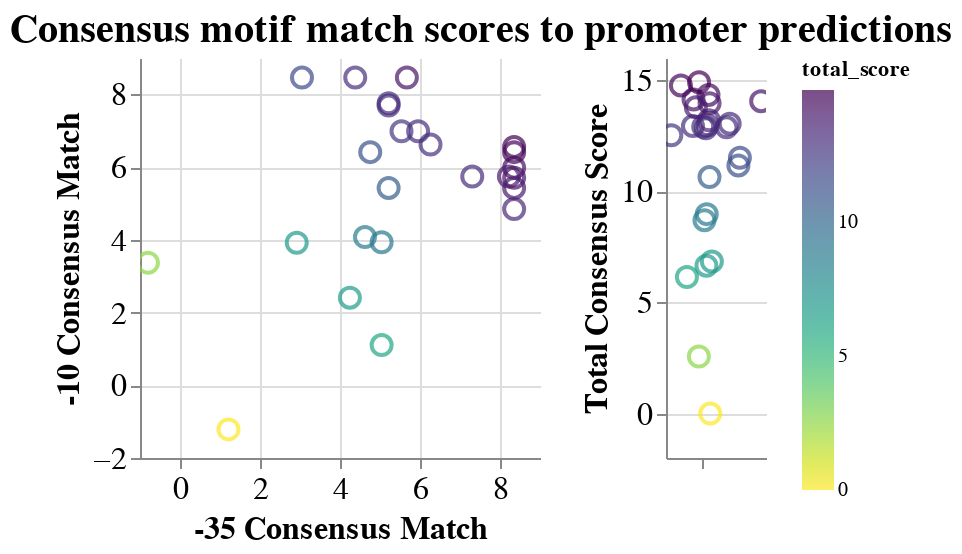

The code cell stored with this chart in its notebook:
### Code cell
combo

### Figure 1 — Vega-Lite specification as saved in the notebook (floating-point values rounded to 4 significant figures)
{"config": {"view": {"continuousWidth": 400, "continuousHeight": 300, "stroke": null}, "axis": {"labelFontSize": 16, "titleFontSize": 16}, "title": {"anchor": "middle", "fontSize": 20}}, "hconcat": [{"mark": "point", "encoding": {"color": {"type": "quantitative", "field": "total_score", "scale": {"scheme": "viridis"}, "sort": "descending"}, "size": {"value": 100}, "tooltip": [{"type": "nominal", "field": "desc"}, {"type": "nominal", "field": "hex1"}, {"type": "nominal", "field": "hex2"}, {"type": "quantitative", "field": "total_score"}], "x": {"type": "quantitative", "axis": {"title": "-35 Consensus Match"}, "field": "hex1_score"}, "y": {"type": "quantitative", "axis": {"title": "-10 Consensus Match"}, "field": "hex2_score"}}, "height": 200, "selection": {"selector001": {"type": "interval", "bind": "scales", "encodings": ["x", "y"]}}, "width": 200}, {"mark": "point", "encoding": {"color": {"type": "quantitative", "field": "total_score", "scale": {"scheme": "viridis"}, "sort": "descending"}, "size": {"value": 100}, "tooltip": [{"type": "nominal", "field": "desc"}, {"type": "nominal", "field": "hex1"}, {"type": "nominal", "field": "hex2"}, {"type": "quantitative", "field": "total_score"}], "x": {"type": "quantitative", "axis": {"grid": false, "labels": false, "ticks": true, "values": [0]}, "field": "jitter", "scale": {}, "title": null}, "y": {"type": "quantitative", "axis": {"title": "Total Consensus Score"}, "field": "total_score"}}, "height": 200, "selection": {"selector002": {"type": "interval", "bind": "scales", "encodings": ["x", "y"]}}, "transform": [{"calculate": "sqrt(-2*log(random()))*cos(2*PI*random())", "as": "jitter"}], "width": 50}], "data": {"name": "data-2a594d1cd6d8f25bebde6b23cfae1a8f"}, "title": "Consensus motif match scores to promoter predictions", "$schema": "https://vega.github.io/schema/vega-lite/v4.0.2.json", "datasets": {"data-2a594d1cd6d8f25bebde6b23cfae1a8f": [{"locus_tag": "EQU24_RS02895", "desc": "EQU24_RS02895||exosortase system-associated protein, TIGR04073 family", "motif_block": "TTGACAACATTCAACCTTTAGGCTATTGT", "hex1": "TTGACA", "hex1_score": 8.353, "hex2": "TATTGT", "hex2_score": 5.705, "total_score": 14.06}, {"locus_tag": "EQU24_RS02970", "desc": "EQU24_RS02970|pqqA|pyrroloquinoline quinone precursor peptide PqqA", "motif_block": "TTGCTTTGCCTAAATTATCGTCGTATACT", "hex1": "TTGCTT", "hex1_score": 5.215, "hex2": "TATACT", "hex2_score": 7.692, "total_score": 12.91}, {"locus_tag": "EQU24_RS03495", "desc": "EQU24_RS03495||cold-shock protein", "motif_block": "TTGACTTTGGGGAAATAAGGCATAGAAT", "hex1": "TTGACT", "hex1_score": 7.306, "hex2": "TAGAAT", "hex2_score": 5.74, "total_score": 13.05}, {"locus_tag": "EQU24_RS07185", "desc": "EQU24_RS07185||glutamate--ammonia ligase", "motif_block": "TTGTAATTGAGATCAATTAGTTGCTTATAT", "hex1": "TTGTAA", "hex1_score": 5.04, "hex2": "TTATAT", "hex2_score": 3.934, "total_score": 8.974}, {"locus_tag": "EQU24_RS07390", "desc": "EQU24_RS07390|rpmI|50S ribosomal protein L35", "motif_block": "CTCAAGGAAACTTACTATTTTTAATCG", "hex1": "CTCAAG", "hex1_score": -0.8016, "hex2": "TAATCG", "hex2_score": 3.37, "total_score": 2.568}, {"locus_tag": "EQU24_RS10370", "desc": "EQU24_RS10370|acpP|acyl carrier protein", "motif_block": "GTGATATTTTTATAATATAAAGTATAAT", "hex1": "GTGATA", "hex1_score": 4.381, "hex2": "TATAAT", "hex2_score": 8.462, "total_score": 12.84}, {"locus_tag": "EQU24_RS12095", "desc": "EQU24_RS12095||cytochrome c", "motif_block": "TTGAATTTTTACGTTAAATCCCCTATTCT", "hex1": "TTGAAT", "hex1_score": 5.952, "hex2": "TATTCT", "hex2_score": 6.985, "total_score": 12.94}, {"locus_tag": "EQU24_RS12525", "desc": "EQU24_RS12525|ssrA|transfer-messenger RNA", "motif_block": "TTGCTAATGATGAATTTAATTGTTAATAT", "hex1": "TTGCTA", "hex1_score": 6.263, "hex2": "TAATAT", "hex2_score": 6.618, "total_score": 12.88}, {"locus_tag": "EQU24_RS15100", "desc": "EQU24_RS15100||HU family DNA-binding protein", "motif_block": "TTGACACTTTATGAGTCGTGTTGATATAAA", "hex1": "TTGACA", "hex1_score": 8.353, "hex2": "TATAAA", "hex2_score": 5.984, "total_score": 14.34}, {"locus_tag": "EQU24_RS15535", "desc": "EQU24_RS15535||hypothetical protein", "motif_block": "TTTACTAAGAAAGGCTGATCAAGGTATAGT", "hex1": "TTTACT", "hex1_score": 4.756, "hex2": "TATAGT", "hex2_score": 6.411, "total_score": 11.17}, {"locus_tag": "EQU24_RS15705", "desc": "EQU24_RS15705||cold-shock protein", "motif_block": "TCGATAGACACATCCCATACCTTTTATTCT", "hex1": "TCGATA", "hex1_score": 5.538, "hex2": "TATTCT", "hex2_score": 6.985, "total_score": 12.52}, {"locus_tag": "EQU24_RS15745", "desc": "EQU24_RS15745||cold-shock protein", "motif_block": "TTGCTTTCCTGATTAGCCGGCTTTATTAT", "hex1": "TTGCTT", "hex1_score": 5.215, "hex2": "TATTAT", "hex2_score": 7.756, "total_score": 12.97}, {"locus_tag": "EQU24_RS16195", "desc": "EQU24_RS16195||hypothetical protein", "motif_block": "TTGACATGTTTCTTCGATCATGTTAAAAA", "hex1": "TTGACA", "hex1_score": 8.353, "hex2": "TAAAAA", "hex2_score": 4.847, "total_score": 13.2}, {"locus_tag": "EQU24_RS18060", "desc": "EQU24_RS18060|rplM|50S ribosomal protein L13", "motif_block": "TTTATTGGGTCCTAAACAGAATAAACA", "hex1": "TTTATT", "hex1_score": 4.625, "hex2": "TAAACA", "hex2_score": 4.076, "total_score": 8.701}, {"locus_tag": "EQU24_RS18140", "desc": "EQU24_RS18140|moxF|PQQ-dependent dehydrogenase, methanol/ethanol family", "motif_block": "TTGTAACAACAAACACCGCAATCAATAG", "hex1": "TTGTAA", "hex1_score": 5.04, "hex2": "CAATAG", "hex2_score": 1.105, "total_score": 6.145}, {"locus_tag": "EQU24_RS18355", "desc": "EQU24_RS18355||hypothetical protein", "motif_block": "TTTATAAGATTTCCGTTTATTTTATAAT", "hex1": "TTTATA", "hex1_score": 5.672, "hex2": "TATAAT", "hex2_score": 8.462, "total_score": 14.13}, {"locus_tag": "EQU24_RS19105", "desc": "EQU24_RS19105|rpsT|30S ribosomal protein S20", "motif_block": "TTGACAATAGTAGCACTACGCAAGATAAT", "hex1": "TTGACA", "hex1_score": 8.353, "hex2": "GATAAT", "hex2_score": 5.426, "total_score": 13.78}, {"locus_tag": "EQU24_RS19315", "desc": "EQU24_RS19315|pmoC|methane monooxygenase/ammonia monooxygenase subunit C", "motif_block": "TTGACAAGCCTTTTCGAAATGATAAACT", "hex1": "TTGACA", "hex1_score": 8.353, "hex2": "TAAACT", "hex2_score": 6.554, "total_score": 14.91}, {"locus_tag": "EQU24_RS19765", "desc": "EQU24_RS19765|rnpB|RNase P RNA component class A", "motif_block": "CCGACATGTTTTTAATTCGCGTATAAT", "hex1": "CCGACA", "hex1_score": 3.05, "hex2": "TATAAT", "hex2_score": 8.462, "total_score": 11.51}, {"locus_tag": "EQU24_RS21040", "desc": "EQU24_RS21040|rpmB|50S ribosomal protein L28", "motif_block": "TTCTCGTTGAACGGACGTTTTTTCTTTCG", "hex1": "TTCTCG", "hex1_score": 1.212, "hex2": "CTTTCG", "hex2_score": -1.213, "total_score": -0.00134}, {"locus_tag": "EQU24_RS21560", "desc": "EQU24_RS21560|fbaA|class II fructose-bisphosphate aldolase", "motif_block": "TTGTCGCGAAAACGGGTTTGTTTTTTGAT", "hex1": "TTGTCG", "hex1_score": 4.247, "hex2": "TTTGAT", "hex2_score": 2.408, "total_score": 6.656}, {"locus_tag": "EQU24_RS21565", "desc": "EQU24_RS21565||transaldolase", "motif_block": "CCGATATAGGAATTTGCTGATTAAATACT", "hex1": "CCGATA", "hex1_score": 2.919, "hex2": "AATACT", "hex2_score": 3.919, "total_score": 6.838}, {"locus_tag": "EQU24_RS21665", "desc": "EQU24_RS21665|trxA|thioredoxin TrxA", "motif_block": "TTGACAAAATAACGCCGGCACTCCTATAGT", "hex1": "TTGACA", "hex1_score": 8.353, "hex2": "TATAGT", "hex2_score": 6.411, "total_score": 14.76}, {"locus_tag": "EQU24_RS21720", "desc": "EQU24_RS21720||hypothetical protein", "motif_block": "TTGCTTTTATTTTGGGAATGAGGATAAT", "hex1": "TTGCTT", "hex1_score": 5.215, "hex2": "GATAAT", "hex2_score": 5.426, "total_score": 10.64}, {"locus_tag": "EQU24_RS22110", "desc": "EQU24_RS22110||hypothetical protein", "motif_block": "TTGATATTGCGGCAATCTACGTTAGAAT", "hex1": "TTGATA", "hex1_score": 8.222, "hex2": "TAGAAT", "hex2_score": 5.74, "total_score": 13.96}]}}
